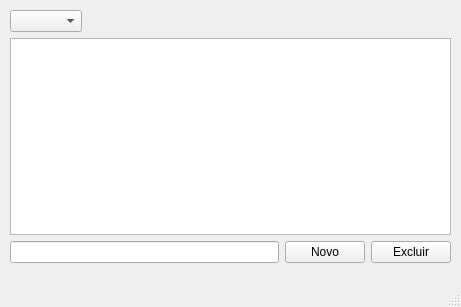
<?xml version="1.0" encoding="UTF-8"?>
<ui version="4.0">
 <class>MainWindow</class>
 <widget class="QMainWindow" name="MainWindow">
  <property name="geometry">
   <rect>
    <x>0</x>
    <y>0</y>
    <width>461</width>
    <height>307</height>
   </rect>
  </property>
  <property name="windowTitle">
   <string>MainWindow</string>
  </property>
  <widget class="QWidget" name="centralwidget">
   <widget class="QWidget" name="layoutWidget">
    <property name="geometry">
     <rect>
      <x>10</x>
      <y>10</y>
      <width>441</width>
      <height>253</height>
     </rect>
    </property>
    <layout class="QVBoxLayout" name="verticalLayout">
     <item>
      <layout class="QHBoxLayout" name="horizontalLayout_2">
       <item>
        <widget class="QComboBox" name="comboBox"/>
       </item>
       <item>
        <spacer name="horizontalSpacer">
         <property name="orientation">
          <enum>Qt::Horizontal</enum>
         </property>
         <property name="sizeHint" stdset="0">
          <size>
           <width>40</width>
           <height>20</height>
          </size>
         </property>
        </spacer>
       </item>
      </layout>
     </item>
     <item>
      <widget class="QListWidget" name="listWidget"/>
     </item>
     <item>
      <layout class="QHBoxLayout" name="horizontalLayout">
       <item>
        <widget class="QLineEdit" name="lineEdit"/>
       </item>
       <item>
        <widget class="QPushButton" name="pushButton">
         <property name="text">
          <string>Novo</string>
         </property>
        </widget>
       </item>
       <item>
        <widget class="QPushButton" name="pushButton_2">
         <property name="text">
          <string>Excluir</string>
         </property>
        </widget>
       </item>
      </layout>
     </item>
    </layout>
   </widget>
  </widget>
  <widget class="QMenuBar" name="menubar">
   <property name="geometry">
    <rect>
     <x>0</x>
     <y>0</y>
     <width>461</width>
     <height>21</height>
    </rect>
   </property>
  </widget>
  <widget class="QStatusBar" name="statusbar"/>
 </widget>
 <resources/>
 <connections/>
</ui>
